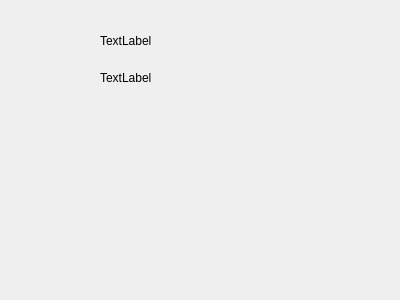
<?xml version="1.0" encoding="UTF-8"?>
<ui version="4.0">
 <class>Widget</class>
 <widget class="QWidget" name="Widget">
  <property name="geometry">
   <rect>
    <x>0</x>
    <y>0</y>
    <width>400</width>
    <height>300</height>
   </rect>
  </property>
  <property name="windowTitle">
   <string>Widget</string>
  </property>
  <widget class="QLabel" name="label">
   <property name="geometry">
    <rect>
     <x>100</x>
     <y>30</y>
     <width>141</width>
     <height>21</height>
    </rect>
   </property>
   <property name="text">
    <string>TextLabel</string>
   </property>
  </widget>
  <widget class="QLabel" name="label_2">
   <property name="geometry">
    <rect>
     <x>100</x>
     <y>70</y>
     <width>131</width>
     <height>16</height>
    </rect>
   </property>
   <property name="text">
    <string>TextLabel</string>
   </property>
  </widget>
 </widget>
 <layoutdefault spacing="6" margin="11"/>
 <resources/>
 <connections/>
</ui>
